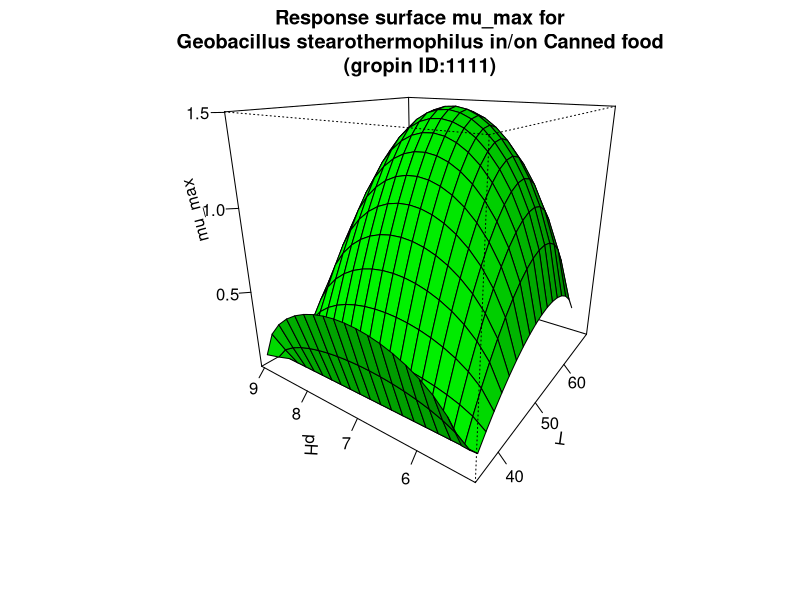

Write R code to recreate this figure.
#############################
# start of Parameter script
#############################
T <- seq(35.035,69.9300699300699,length.out=21)
pH <- seq(5.16516,9.07092907092907,length.out=21)
#############################
# end of Parameter script
#############################
############################# 
# start of Model script Gropin ID 1111 
#############################
 
# constant coefficients for this model
 
variables <- data.frame(T,pH)
argumentsPar <- expand.grid(variables)
 
# heart of the model
response_surface <- function(T,pH) {
   mumax <-sqrt(2.26*((T-68.02)*((T-38.52)^2)/(((57.59-38.52)^(2-1))*((57.59-38.52)*(T-57.59)-(57.59-68.02)*((2-1)*57.59+38.52-2*T))))*((pH-8.91)*((pH-5.27)^1)/(((7.17-5.27)^(0))*((7.17-5.27)*(pH-7.17)-(7.17-8.91)*((0)*7.17+5.27-1*pH)))))

return(mumax=mumax)
} 

# output parameters
mumax <- cbind(argumentsPar,response_surface(argumentsPar['T'],argumentsPar['pH']))
colnames(mumax) <- c(colnames(argumentsPar),'mumax')
#############################
# End of Model script
#############################
############################# 
# start of Visualisation script Gropin ID 1111 
#############################
persp(T,pH,matrix(unlist(mumax$mumax),nrow=21),col = 'green',xlab='T',ylab='pH',zlab='mu_max',main='Response surface mu_max for
Geobacillus stearothermophilus in/on Canned food
(gropin ID:1111)',theta=305,phi=20,shade=0.25,ticktype = 'detailed')
#############################
# End of Visualisation script
#############################
